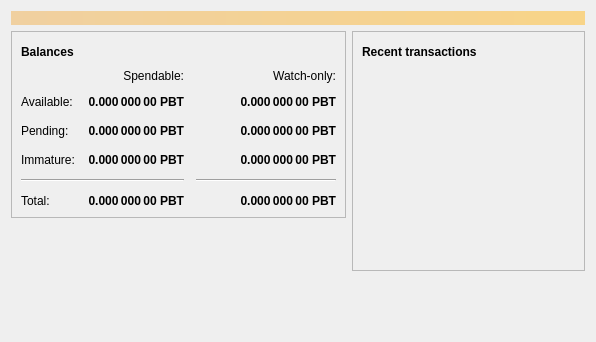
<?xml version="1.0" encoding="UTF-8"?>
<ui version="4.0">
 <class>OverviewPage</class>
 <widget class="QWidget" name="OverviewPage">
  <property name="geometry">
   <rect>
    <x>0</x>
    <y>0</y>
    <width>596</width>
    <height>342</height>
   </rect>
  </property>
  <property name="windowTitle">
   <string>Form</string>
  </property>
  <layout class="QVBoxLayout" name="topLayout">
   <item>
    <widget class="QLabel" name="labelAlerts">
     <property name="visible">
      <bool>false</bool>
     </property>
     <property name="styleSheet">
      <string notr="true">background-color: qlineargradient(x1: 0, y1: 0, x2: 1, y2: 0, stop:0 #F0D0A0, stop:1 #F8D488); color:#000000;</string>
     </property>
     <property name="wordWrap">
      <bool>true</bool>
     </property>
     <property name="margin">
      <number>3</number>
     </property>
    </widget>
   </item>
   <item>
    <layout class="QHBoxLayout" name="horizontalLayout" stretch="1,1">
     <item>
      <layout class="QVBoxLayout" name="verticalLayout_2">
       <item>
        <widget class="QFrame" name="frame">
         <property name="frameShape">
          <enum>QFrame::StyledPanel</enum>
         </property>
         <property name="frameShadow">
          <enum>QFrame::Raised</enum>
         </property>
         <layout class="QVBoxLayout" name="verticalLayout_4">
          <item>
           <layout class="QHBoxLayout" name="horizontalLayout_4">
            <item>
             <widget class="QLabel" name="label_5">
              <property name="font">
               <font>
                <weight>75</weight>
                <bold>true</bold>
               </font>
              </property>
              <property name="text">
               <string>Balances</string>
              </property>
             </widget>
            </item>
            <item>
             <widget class="QPushButton" name="labelWalletStatus">
              <property name="enabled">
               <bool>false</bool>
              </property>
              <property name="maximumSize">
               <size>
                <width>30</width>
                <height>16777215</height>
               </size>
              </property>
              <property name="toolTip">
               <string>The displayed information may be out of date. Your wallet automatically synchronizes with the Popbit network after a connection is established, but this process has not completed yet.</string>
              </property>
              <property name="text">
               <string/>
              </property>
              <property name="icon">
               <iconset resource="../popbit.qrc">
                <normaloff>:/icons/warning</normaloff>
                <disabledoff>:/icons/warning</disabledoff>:/icons/warning</iconset>
              </property>
              <property name="iconSize">
               <size>
                <width>24</width>
                <height>24</height>
               </size>
              </property>
              <property name="flat">
               <bool>true</bool>
              </property>
             </widget>
            </item>
            <item>
             <spacer name="horizontalSpacer_3">
              <property name="orientation">
               <enum>Qt::Horizontal</enum>
              </property>
              <property name="sizeHint" stdset="0">
               <size>
                <width>40</width>
                <height>20</height>
               </size>
              </property>
             </spacer>
            </item>
           </layout>
          </item>
          <item>
           <layout class="QGridLayout" name="gridLayout">
            <property name="spacing">
             <number>12</number>
            </property>
            <item row="2" column="2">
             <widget class="QLabel" name="labelWatchPending">
              <property name="font">
               <font>
                <weight>75</weight>
                <bold>true</bold>
               </font>
              </property>
              <property name="cursor">
               <cursorShape>IBeamCursor</cursorShape>
              </property>
              <property name="toolTip">
               <string>Unconfirmed transactions to watch-only addresses</string>
              </property>
              <property name="text">
               <string notr="true">0.000 000 00 PBT</string>
              </property>
              <property name="alignment">
               <set>Qt::AlignRight|Qt::AlignTrailing|Qt::AlignVCenter</set>
              </property>
              <property name="textInteractionFlags">
               <set>Qt::LinksAccessibleByMouse|Qt::TextSelectableByKeyboard|Qt::TextSelectableByMouse</set>
              </property>
             </widget>
            </item>
            <item row="2" column="1">
             <widget class="QLabel" name="labelUnconfirmed">
              <property name="font">
               <font>
                <weight>75</weight>
                <bold>true</bold>
               </font>
              </property>
              <property name="cursor">
               <cursorShape>IBeamCursor</cursorShape>
              </property>
              <property name="toolTip">
               <string>Total of transactions that have yet to be confirmed, and do not yet count toward the spendable balance</string>
              </property>
              <property name="text">
               <string notr="true">0.000 000 00 PBT</string>
              </property>
              <property name="alignment">
               <set>Qt::AlignRight|Qt::AlignTrailing|Qt::AlignVCenter</set>
              </property>
              <property name="textInteractionFlags">
               <set>Qt::LinksAccessibleByMouse|Qt::TextSelectableByKeyboard|Qt::TextSelectableByMouse</set>
              </property>
             </widget>
            </item>
            <item row="3" column="2">
             <widget class="QLabel" name="labelWatchImmature">
              <property name="font">
               <font>
                <weight>75</weight>
                <bold>true</bold>
               </font>
              </property>
              <property name="cursor">
               <cursorShape>IBeamCursor</cursorShape>
              </property>
              <property name="toolTip">
               <string>Mined balance in watch-only addresses that has not yet matured</string>
              </property>
              <property name="text">
               <string notr="true">0.000 000 00 PBT</string>
              </property>
              <property name="alignment">
               <set>Qt::AlignRight|Qt::AlignTrailing|Qt::AlignVCenter</set>
              </property>
              <property name="textInteractionFlags">
               <set>Qt::LinksAccessibleByMouse|Qt::TextSelectableByKeyboard|Qt::TextSelectableByMouse</set>
              </property>
             </widget>
            </item>
            <item row="4" column="0" colspan="2">
             <widget class="Line" name="line">
              <property name="orientation">
               <enum>Qt::Horizontal</enum>
              </property>
             </widget>
            </item>
            <item row="4" column="2">
             <widget class="Line" name="lineWatchBalance">
              <property name="sizePolicy">
               <sizepolicy hsizetype="Preferred" vsizetype="Fixed">
                <horstretch>0</horstretch>
                <verstretch>0</verstretch>
               </sizepolicy>
              </property>
              <property name="minimumSize">
               <size>
                <width>140</width>
                <height>0</height>
               </size>
              </property>
              <property name="orientation">
               <enum>Qt::Horizontal</enum>
              </property>
             </widget>
            </item>
            <item row="5" column="0">
             <widget class="QLabel" name="labelTotalText">
              <property name="text">
               <string>Total:</string>
              </property>
             </widget>
            </item>
            <item row="3" column="1">
             <widget class="QLabel" name="labelImmature">
              <property name="font">
               <font>
                <weight>75</weight>
                <bold>true</bold>
               </font>
              </property>
              <property name="cursor">
               <cursorShape>IBeamCursor</cursorShape>
              </property>
              <property name="toolTip">
               <string>Mined balance that has not yet matured</string>
              </property>
              <property name="text">
               <string notr="true">0.000 000 00 PBT</string>
              </property>
              <property name="alignment">
               <set>Qt::AlignRight|Qt::AlignTrailing|Qt::AlignVCenter</set>
              </property>
              <property name="textInteractionFlags">
               <set>Qt::LinksAccessibleByMouse|Qt::TextSelectableByKeyboard|Qt::TextSelectableByMouse</set>
              </property>
             </widget>
            </item>
            <item row="2" column="3">
             <spacer name="horizontalSpacer_2">
              <property name="orientation">
               <enum>Qt::Horizontal</enum>
              </property>
              <property name="sizeHint" stdset="0">
               <size>
                <width>40</width>
                <height>20</height>
               </size>
              </property>
             </spacer>
            </item>
            <item row="3" column="0">
             <widget class="QLabel" name="labelImmatureText">
              <property name="text">
               <string>Immature:</string>
              </property>
             </widget>
            </item>
            <item row="5" column="1">
             <widget class="QLabel" name="labelTotal">
              <property name="font">
               <font>
                <weight>75</weight>
                <bold>true</bold>
               </font>
              </property>
              <property name="cursor">
               <cursorShape>IBeamCursor</cursorShape>
              </property>
              <property name="toolTip">
               <string>Your current total balance</string>
              </property>
              <property name="text">
               <string notr="true">0.000 000 00 PBT</string>
              </property>
              <property name="alignment">
               <set>Qt::AlignRight|Qt::AlignTrailing|Qt::AlignVCenter</set>
              </property>
              <property name="textInteractionFlags">
               <set>Qt::LinksAccessibleByMouse|Qt::TextSelectableByKeyboard|Qt::TextSelectableByMouse</set>
              </property>
             </widget>
            </item>
            <item row="5" column="2">
             <widget class="QLabel" name="labelWatchTotal">
              <property name="font">
               <font>
                <weight>75</weight>
                <bold>true</bold>
               </font>
              </property>
              <property name="cursor">
               <cursorShape>IBeamCursor</cursorShape>
              </property>
              <property name="toolTip">
               <string>Current total balance in watch-only addresses</string>
              </property>
              <property name="text">
               <string notr="true">0.000 000 00 PBT</string>
              </property>
              <property name="alignment">
               <set>Qt::AlignRight|Qt::AlignTrailing|Qt::AlignVCenter</set>
              </property>
              <property name="textInteractionFlags">
               <set>Qt::LinksAccessibleByMouse|Qt::TextSelectableByKeyboard|Qt::TextSelectableByMouse</set>
              </property>
             </widget>
            </item>
            <item row="0" column="2">
             <widget class="QLabel" name="labelWatchonly">
              <property name="text">
               <string>Watch-only:</string>
              </property>
              <property name="alignment">
               <set>Qt::AlignRight|Qt::AlignTrailing|Qt::AlignVCenter</set>
              </property>
             </widget>
            </item>
            <item row="1" column="0">
             <widget class="QLabel" name="labelBalanceText">
              <property name="text">
               <string>Available:</string>
              </property>
             </widget>
            </item>
            <item row="1" column="1">
             <widget class="QLabel" name="labelBalance">
              <property name="font">
               <font>
                <weight>75</weight>
                <bold>true</bold>
               </font>
              </property>
              <property name="cursor">
               <cursorShape>IBeamCursor</cursorShape>
              </property>
              <property name="toolTip">
               <string>Your current spendable balance</string>
              </property>
              <property name="text">
               <string notr="true">0.000 000 00 PBT</string>
              </property>
              <property name="alignment">
               <set>Qt::AlignRight|Qt::AlignTrailing|Qt::AlignVCenter</set>
              </property>
              <property name="textInteractionFlags">
               <set>Qt::LinksAccessibleByMouse|Qt::TextSelectableByKeyboard|Qt::TextSelectableByMouse</set>
              </property>
             </widget>
            </item>
            <item row="1" column="2">
             <widget class="QLabel" name="labelWatchAvailable">
              <property name="font">
               <font>
                <weight>75</weight>
                <bold>true</bold>
               </font>
              </property>
              <property name="cursor">
               <cursorShape>IBeamCursor</cursorShape>
              </property>
              <property name="toolTip">
               <string>Your current balance in watch-only addresses</string>
              </property>
              <property name="text">
               <string notr="true">0.000 000 00 PBT</string>
              </property>
              <property name="alignment">
               <set>Qt::AlignRight|Qt::AlignTrailing|Qt::AlignVCenter</set>
              </property>
              <property name="textInteractionFlags">
               <set>Qt::LinksAccessibleByMouse|Qt::TextSelectableByKeyboard|Qt::TextSelectableByMouse</set>
              </property>
             </widget>
            </item>
            <item row="2" column="0">
             <widget class="QLabel" name="labelPendingText">
              <property name="text">
               <string>Pending:</string>
              </property>
             </widget>
            </item>
            <item row="0" column="1">
             <widget class="QLabel" name="labelSpendable">
              <property name="text">
               <string>Spendable:</string>
              </property>
              <property name="alignment">
               <set>Qt::AlignRight|Qt::AlignTrailing|Qt::AlignVCenter</set>
              </property>
             </widget>
            </item>
           </layout>
          </item>
         </layout>
        </widget>
       </item>
       <item>
        <spacer name="verticalSpacer">
         <property name="orientation">
          <enum>Qt::Vertical</enum>
         </property>
         <property name="sizeHint" stdset="0">
          <size>
           <width>20</width>
           <height>40</height>
          </size>
         </property>
        </spacer>
       </item>
      </layout>
     </item>
     <item>
      <layout class="QVBoxLayout" name="verticalLayout_3">
       <item>
        <widget class="QFrame" name="frame_2">
         <property name="frameShape">
          <enum>QFrame::StyledPanel</enum>
         </property>
         <property name="frameShadow">
          <enum>QFrame::Raised</enum>
         </property>
         <layout class="QVBoxLayout" name="verticalLayout">
          <item>
           <layout class="QHBoxLayout" name="horizontalLayout_2">
            <item>
             <widget class="QLabel" name="label_4">
              <property name="font">
               <font>
                <weight>75</weight>
                <bold>true</bold>
               </font>
              </property>
              <property name="text">
               <string>Recent transactions</string>
              </property>
             </widget>
            </item>
            <item>
             <widget class="QPushButton" name="labelTransactionsStatus">
              <property name="enabled">
               <bool>false</bool>
              </property>
              <property name="maximumSize">
               <size>
                <width>30</width>
                <height>16777215</height>
               </size>
              </property>
              <property name="toolTip">
               <string>The displayed information may be out of date. Your wallet automatically synchronizes with the Popbit network after a connection is established, but this process has not completed yet.</string>
              </property>
              <property name="text">
               <string/>
              </property>
              <property name="icon">
               <iconset resource="../popbit.qrc">
                <normaloff>:/icons/warning</normaloff>
                <disabledoff>:/icons/warning</disabledoff>:/icons/warning</iconset>
              </property>
              <property name="iconSize">
               <size>
                <width>24</width>
                <height>24</height>
               </size>
              </property>
              <property name="flat">
               <bool>true</bool>
              </property>
             </widget>
            </item>
            <item>
             <spacer name="horizontalSpacer">
              <property name="orientation">
               <enum>Qt::Horizontal</enum>
              </property>
              <property name="sizeHint" stdset="0">
               <size>
                <width>40</width>
                <height>20</height>
               </size>
              </property>
             </spacer>
            </item>
           </layout>
          </item>
          <item>
           <widget class="QListView" name="listTransactions">
            <property name="styleSheet">
             <string notr="true">QListView { background: transparent; }</string>
            </property>
            <property name="frameShape">
             <enum>QFrame::NoFrame</enum>
            </property>
            <property name="verticalScrollBarPolicy">
             <enum>Qt::ScrollBarAlwaysOff</enum>
            </property>
            <property name="horizontalScrollBarPolicy">
             <enum>Qt::ScrollBarAlwaysOff</enum>
            </property>
            <property name="selectionMode">
             <enum>QAbstractItemView::NoSelection</enum>
            </property>
           </widget>
          </item>
         </layout>
        </widget>
       </item>
       <item>
        <spacer name="verticalSpacer_2">
         <property name="orientation">
          <enum>Qt::Vertical</enum>
         </property>
         <property name="sizeHint" stdset="0">
          <size>
           <width>20</width>
           <height>40</height>
          </size>
         </property>
        </spacer>
       </item>
      </layout>
     </item>
    </layout>
   </item>
  </layout>
 </widget>
 <resources/>
 <connections/>
</ui>
